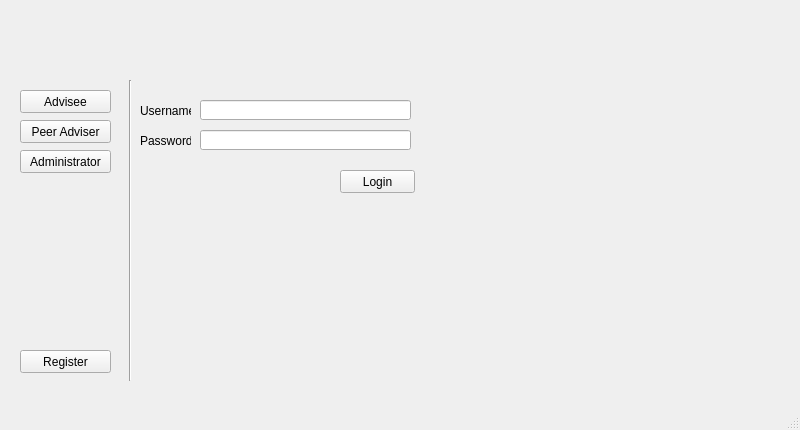
<?xml version="1.0" encoding="UTF-8"?>
<ui version="4.0">
 <class>MainWindow</class>
 <widget class="QMainWindow" name="MainWindow">
  <property name="geometry">
   <rect>
    <x>0</x>
    <y>0</y>
    <width>800</width>
    <height>430</height>
   </rect>
  </property>
  <property name="windowTitle">
   <string>MainWindow</string>
  </property>
  <widget class="QWidget" name="centralwidget">
   <widget class="QPushButton" name="pushButton">
    <property name="geometry">
     <rect>
      <x>20</x>
      <y>90</y>
      <width>91</width>
      <height>23</height>
     </rect>
    </property>
    <property name="text">
     <string>Advisee</string>
    </property>
   </widget>
   <widget class="QPushButton" name="pushButton_2">
    <property name="geometry">
     <rect>
      <x>20</x>
      <y>120</y>
      <width>91</width>
      <height>23</height>
     </rect>
    </property>
    <property name="text">
     <string>Peer Adviser</string>
    </property>
   </widget>
   <widget class="QPushButton" name="pushButton_3">
    <property name="geometry">
     <rect>
      <x>20</x>
      <y>150</y>
      <width>91</width>
      <height>23</height>
     </rect>
    </property>
    <property name="text">
     <string>Administrator</string>
    </property>
   </widget>
   <widget class="Line" name="line">
    <property name="geometry">
     <rect>
      <x>120</x>
      <y>80</y>
      <width>20</width>
      <height>301</height>
     </rect>
    </property>
    <property name="orientation">
     <enum>Qt::Vertical</enum>
    </property>
   </widget>
   <widget class="QPushButton" name="pushButton_5">
    <property name="geometry">
     <rect>
      <x>340</x>
      <y>170</y>
      <width>75</width>
      <height>23</height>
     </rect>
    </property>
    <property name="text">
     <string>Login</string>
    </property>
   </widget>
   <widget class="QLineEdit" name="lineEdit">
    <property name="geometry">
     <rect>
      <x>200</x>
      <y>100</y>
      <width>211</width>
      <height>20</height>
     </rect>
    </property>
   </widget>
   <widget class="QLineEdit" name="lineEdit_2">
    <property name="geometry">
     <rect>
      <x>200</x>
      <y>130</y>
      <width>211</width>
      <height>20</height>
     </rect>
    </property>
   </widget>
   <widget class="QLabel" name="label">
    <property name="geometry">
     <rect>
      <x>140</x>
      <y>100</y>
      <width>51</width>
      <height>21</height>
     </rect>
    </property>
    <property name="text">
     <string>Username:</string>
    </property>
   </widget>
   <widget class="QLabel" name="label_2">
    <property name="geometry">
     <rect>
      <x>140</x>
      <y>130</y>
      <width>51</width>
      <height>21</height>
     </rect>
    </property>
    <property name="text">
     <string>Password:</string>
    </property>
   </widget>
   <widget class="QPushButton" name="pushButton_4">
    <property name="geometry">
     <rect>
      <x>20</x>
      <y>350</y>
      <width>91</width>
      <height>23</height>
     </rect>
    </property>
    <property name="text">
     <string>Register</string>
    </property>
   </widget>
  </widget>
  <widget class="QMenuBar" name="menubar">
   <property name="geometry">
    <rect>
     <x>0</x>
     <y>0</y>
     <width>800</width>
     <height>21</height>
    </rect>
   </property>
  </widget>
  <widget class="QStatusBar" name="statusbar"/>
 </widget>
 <resources/>
 <connections/>
</ui>
